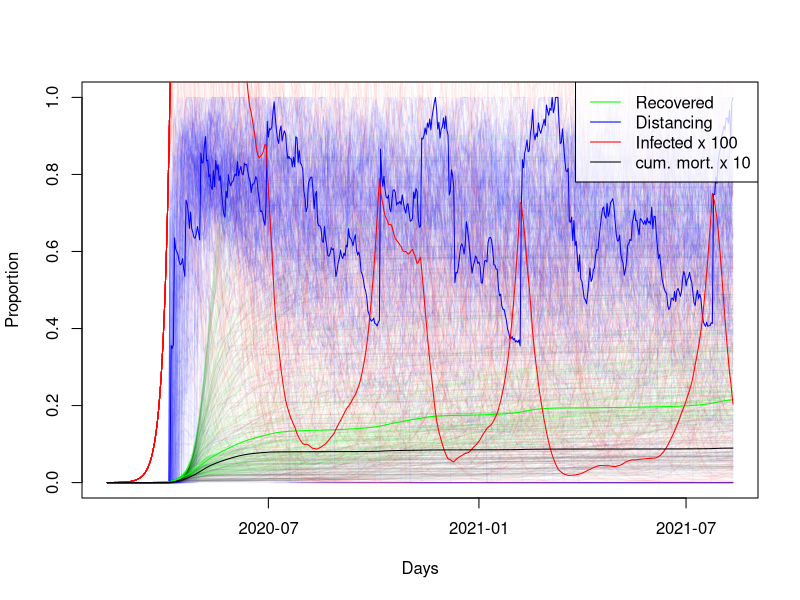
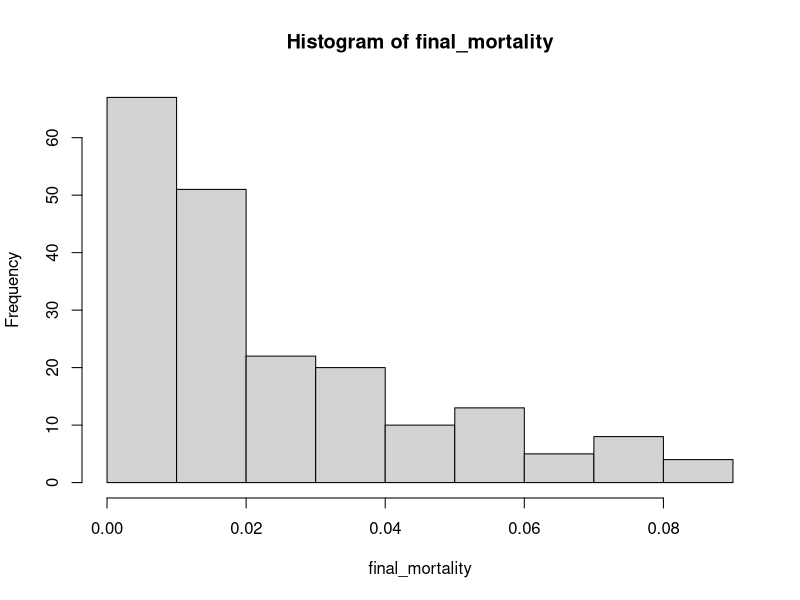

Reproduce these figures in R, in order.
## Simulation of management of Covid-19 outbreak in the UK.
library(nleqslv) # for nonlinear solver 'nleqslv'

# Parameters (unit: days) ------------------------------------------------------

## Parameters controlling disease dynamics:
incubation_time <- 5.1 # Period from infection to symptoms from Ferguson et al. 
incubation_time <- incubation_time +1 # fudge to reproduce R0 and generation time 
start_trans_symp <- incubation_time - 0.5 # Period from infection to the start of infectiousness for symptomatic cases Ferguson et al. 
start_trans_asymp <- start_trans_symp # Period from infection to the start of infectiousness for asymptomatic casesFerguson et al. 
prop_symptoms <- 0.2 # Proportion of infected people developing symptoms https://www.thelancet.com/journals/lancet/article/PIIS0140-6736(20)30567-5/fulltext
#prop_symptoms <- 1/3 # Ferguson et al. 
prop_critical <- 0.06 # Proportion of cases becoming critical # https://www.thelancet.com/journals/lancet/article/PIIS0140-6736(20)30567-5/fulltext
mean_generation_time <- 6.5 # Ferguson et al. 
#generation_time_alpha <- 3 # shape parameter of an assumed gamma distribution, https://academic.oup.com/biostatistics/article/12/2/303/280518
generation_time_alpha <- 2 # shape parameter of an assumed gamma distribution, fudge to reproduce r
R0 <- 2.4 # Basic reproductive number for the infection Ferguson et al. 
inf_symp_asymp_ratio <- 2  # ratio of symptomatic to asymptomatic, Ferguson et al.  
UK_population_size <- 66.44e6
pop_size <- UK_population_size

## Parameters controlling mortality:
case_fatality_rate_1 <- 0.009 # case fatality rate when hospitals below capacity
case_fatality_rate_2 <- 0.09 # case fatality rate when hospitals over capacity
hospitalization_rate <- 0.044 # proportion of cases needing hospitalisation
critical_care_rate <- 0.044 * 0.3 # proprtion of cases needing critical care
critical_care_hospital_time <- 10
# number of infected over number of critical care cases at any moment:
hospital_load_factor <- 
  critical_care_rate * critical_care_hospital_time / 
  mean_generation_time # Amount of load on the hospital system
critical_care_beds <- 8175 # uk number of respirators available
## Threshold for proportion infected:
critical_care_beds / (hospital_load_factor * pop_size) 

## Initial linear growth rate of epidemy:
# Formula assuming gamma distribution for generation time
r0 <- (R0^(1/generation_time_alpha)-1) * generation_time_alpha/mean_generation_time;
r0
# doubling time
#exp(r*T_double)==2 -> T_double == log(2)/r
T_double <- log(2)/r0; T_double # consistency check

## Policy and behaviour parameters:
policy_intervention_rate <- 1/6 # see timing of interventions here: https://lab.gedidigital.it/gedi-visual/2020/coronavirus-i-contagi-in-italia/

## For plotting results on date scale:
date_matching_cumulative_fatality <- 55
date_matching_cumulative_date <- as.Date("2020-03-16")

# Stages: set up population categories for the different classes of infected and uninfected people 
stages <- c(
  "S", # susceptible
  "Is1", # symptomatic infected no transmission
  "Is2", # symptomatic infected transmission
  "Ia1", # symptomatic asymptomatic no transmission
  "Ia2", # symptomatic asymptomatic transmission
  "R", # recovered or deceased
  c() )
n_stages <- length(stages)

# Infected stages
IStages <- c("Is1", "Is2", "Ia1", "Ia2")

# Infectious (test postive) stages
PStages <- c("Is2", "Ia2")


# Linear dynamics -------------------------------------------------------------

# Later we still need to adjust two parameters, which will be left open for now: 
# Is2_inf: infectiousness of the Is2 stage (which then scales other stages)
# rec_rate: recovery rate of transmitting individuals
# This adjustment is done using the full linear model such as to fit given values for R0 and mean_generation_time.

# Generate the "survival" part of the population matrix

SS_calc <- function(Is2_inf,rec_rate){
  SS <- matrix(0,nrow = n_stages,ncol= n_stages,
               dimnames = list(Next=stages,Current=stages) )
  SS["S","S"] <- 1
  SS["Is2","Is1"] <- 1/start_trans_symp
  SS["Is1","Is1"] <- 1-1/start_trans_symp
  SS["Ia2","Ia1"] <- 1/start_trans_asymp
  SS["Ia1","Ia1"] <- 1-1/start_trans_asymp
  SS["R","Ia2"] <- rec_rate
  SS["Ia2","Ia2"] <- 1-rec_rate
  SS["R","Is2"] <- rec_rate
  SS["Is2","Is2"] <- 1-rec_rate
  SS["R","R"] <- 1
  return(SS)
}

# Density independent factor of the "fertility" (= transmission) matrix
FF0_calc <- function(Is2_inf,rec_rate){
  FF0 <- matrix(0,nrow = n_stages,ncol= n_stages,
                dimnames = list(Next=stages,Current=stages) )
  FF0["Is1","Is2"] <- Is2_inf * prop_symptoms 
  FF0["Ia1","Is2"] <- Is2_inf * (1-prop_symptoms)
  FF0["Is1","Ia2"] <- Is2_inf * prop_symptoms  / inf_symp_asymp_ratio
  FF0["Ia1","Ia2"] <- Is2_inf * (1-prop_symptoms)  / inf_symp_asymp_ratio
  return(FF0)
}

# Calculate the "fertility" (= transmission) part of the population matrix
FF_calc <- function(Is2_inf,rec_rate){
  FF0 <- FF0_calc(Is2_inf,rec_rate)
  return(FF0 * pop_size)
}

## Decide which is the index of the eigenvalue determining linear growth rate:
eigenvalue_index <- function(eig_values){ # input is a list of eigenvalues
  w <- which(abs(eig_values)==eig_values & eig_values != 1)
  return(w[which.max(eig_values[w])])
}

get_mean_generation_time <- function(SS,FF){
  # See page 842 of Bienvenu, F.; Legendre, S. (2015). "A New Approach to the Generation Time in Matrix Population Models" (PDF). The American Naturalist. 185 (6): 834–843. doi:10.1086/681104. PMID 25996867.
  L <- SS+FF
  eig <- eigen(L)
  i <- eigenvalue_index(eig$values)
  w <- eig$vectors[,i]
  t_eig <- eigen(t(L))
  j <- min(which(abs(t_eig$values - eig$values[i])<1e-10))
  v <- t_eig$vectors[,j]
  if(abs(t(v) %*% w)<1e-10) {
    print(c(i,j))
    print(eig$values)
    print(t_eig$values)
    print(w)
    print(v)
    stop("Potential eigenvector index mixup")
  }
  T_gen <- 1 + (t(v) %*% SS %*% w) / (t(v) %*% FF %*% w) 
  return(T_gen)
}

## Calculates both R0 and mean generation time for given SS and FF:
R0_and_Tgen <- function(SS,FF){
  L <- SS + FF
  Tgen <- get_mean_generation_time(SS,FF)
  eig <- eigen(L[IStages,IStages])
  i <- eigenvalue_index(eig$values)
  r <- log(eig$values[i])
  # https://beast.community/estimating_R0
  # https://www.sciencedirect.com/science/article/pii/S1755436518300847
  generation_time_beta <- generation_time_alpha / Tgen
  R0 <- (1+r/generation_time_beta)^generation_time_alpha
  return(c(R0,Tgen))
}

# Calculate the difference between observed values for R0 and values calculated from the survival and transmission matrices
R0_and_Tgen_diff <- function(x){
  as.numeric(
    with(as.list(x),
         R0_and_Tgen(SS_calc(Is2_inf,rec_rate),FF_calc(Is2_inf,rec_rate)) - 
           c(R0,mean_generation_time) ))
}

# Initial values for Is2_inf and rec_rate
initialGuess <- c(Is2_inf=0.1/pop_size,rec_rate=0.01 )
# #Tests
# with(as.list(initialGuess),
#      SS_calc(Is2_inf,rec_rate)+FF_calc(Is2_inf,rec_rate))
# with(as.list(initialGuess),
#      get_mean_generation_time(SS_calc(Is2_inf,rec_rate),FF_calc(Is2_inf,rec_rate)))
# with(as.list(initialGuess),
#      R0_and_Tgen(SS_calc(Is2_inf,rec_rate),FF_calc(Is2_inf,rec_rate)))

# Differences between observed R0 and generation time calculated using the "initial guess" values and the observed values
R0_and_Tgen_diff(initialGuess)

## Generate values of Is2_inf and rec_rate which fit R0 and generation time
fit <- nleqslv(initialGuess,R0_and_Tgen_diff);
fit$message  # should be "Function criterion near zero" or "x-values within tolerance 'xtol'"
fit$x
## double check
with(as.list(fit$x),
     R0_and_Tgen(SS_calc(Is2_inf,rec_rate),FF_calc(Is2_inf,rec_rate)))

## Compute population matrices:
SS <- with(as.list(fit$x),SS_calc(Is2_inf,rec_rate))
FF <- with(as.list(fit$x),FF_calc(Is2_inf,rec_rate))
FF0 <- with(as.list(fit$x),FF0_calc(Is2_inf,rec_rate))
L <- SS + FF


linear_growth_rate <- # linear growth rate r should be around 0.2
  log(eigen(L[IStages,IStages])$values[1]) 
c(r0,linear_growth_rate) ## should be the same

# Non-linear dynamics ----------------------------------------------------------

# Set up matrix for numbers in each state at each timepoint
n_steps <- 365 * 1.5 #How long to simulate for
state <- matrix(0, nrow=n_steps+1, ncol=n_stages) 
colnames(state) <- stages
S_index <- which(stages == "S") # index of S stage
state[1,"Ia1"] <- 100 # Seed with some asymptotic cases
state[1,"S"] <- pop_size - sum(state[1,-S_index]) # Initial number of uninfected individuals
deaths <- rep(NA,n_steps+1) # deaths per step
deaths[1] <- 0

# Function to compute the number of deaths
compute_deaths <- function(state_snippet){
  total_infected <- sum(state_snippet[1,IStages])
  respirator_demand <- hospital_load_factor * total_infected
  with_respirator <- min(critical_care_beds, respirator_demand)
  without_respirator <- respirator_demand - with_respirator
  fatality_rate <-
    (with_respirator * case_fatality_rate_1 + without_respirator * case_fatality_rate_2)/
    respirator_demand
  rec <- state_snippet[2,"R"] - state_snippet[1,"R"]
  deaths <- rec * fatality_rate
  return(deaths)
}

# Simulate without policy interventions ----------------------------------------

for(i in 1:n_steps){
  Lx <- SS + FF0 * state[i,"S"]
  state[i+1,] <- Lx %*% state[i,]
  state[i+1,"S"] <- pop_size - sum(state[i+1,-S_index])
  deaths[i+1] <- compute_deaths(state[c(0,1)+i,])
}
date_matching_i <- sum(cumsum(deaths) <= date_matching_cumulative_fatality)

if(FALSE){ ## this passage is deactivated, used only for testing and model comparisons:
  ## Simulate without policy interventions
  plot(c(0),type="n",ylim=c(0,1),xlim=c(0,n_steps),xlab="Days",ylab="Proportion")
  lines((state[,"R"]-cumsum(deaths))/pop_size,col="black",type="l")
  lines(rowSums(state[,IStages])/pop_size,col="red",type="l")
  lines(cumsum(deaths)/pop_size*1e1,col="brown",type="l")
  legend(x="bottomright",
         legend = c("Recovered","Infected","cum. mortality x 10"),
         col=c("black","red","brown"),lty=1,bg=rgb(1,1,1,alpha = 0.4))
}

# Simulate policy interventions with uncertainty -------------------------------

dfac <- rep(NA,n_steps+1) # social distancing factor, scales infection rate
dfac[1] <- 1 # Value 1 corresponds to no distancing, the initial assumption
growth_rate <- linear_growth_rate # growth_rate is adjusted in simulations to inform policy
n_runs <- 200 # How often to repeat simulation
if(!exists("plotting")) plotting <- TRUE # set to FALSE if plotting takes too much time
other_runs_alpha <- 10/n_runs # Intensity of plotting all but last simulation
final_mortality <- rep(NA,n_runs) # Record total mortality at end of each simulation
final_immunization <- rep(NA,n_runs) # Record total immunication rate at end of each simulation

# Prepare plot of results:
dates <- date_matching_cumulative_date-date_matching_i+seq(0,n_steps)
plot(dates,rep(0,n_steps+1),type="n",ylim=c(0,1),xlab="Days",ylab="Proportion")

# run n_runs simulations
for(run in 1:n_runs){
  policy_intervention_times <- c()
  for(i in 1:n_steps){
    dfac[i+1] <- 1-exp(min(0,(log(1-dfac[i])+rnorm(1,-1/(30*6),1/30)))) # decline of compliance
    if(runif(1)< policy_intervention_rate){# adjust policy:
      if(state[i,"Is2"]/pop_size > 0.0005 && growth_rate > 0){ # more measures
        dfac[i+1] <- dfac[i+1] * runif(1,0.2,1) # outcome is uncertain
        policy_intervention_times <-
          append(policy_intervention_times,i)
      }else if(dfac[i+1] < 1 && state[i,"Is2"]/pop_size < 0.0001 && growth_rate <  0){ # less measures
        dfac[i+1] <- min(1,dfac[i+1]*runif(1,1,2)) # outcome uncertain
        policy_intervention_times <-
          append(policy_intervention_times,i)
      }
    }
    Lx <- SS + FF0 * state[i,"S"] * dfac[i+1]
    state[i+1,] <- Lx %*% state[i,]
    state[i+1,"S"] <- pop_size - sum(state[i+1,-S_index])
    deaths[i+1] <- compute_deaths(state[c(0,1)+i,])
    growth_rate <- log(sum(state[i+1,PStages])/sum(state[i,PStages]))
  }
  if(plotting || run == n_runs){
    line_alpha <- ifelse(run > n_runs-1,1,other_runs_alpha)*255
    plotcol <- do.call(rgb,as.list(c(col2rgb("green"),alpha=line_alpha,max = 255)))
    lines(dates,(state[,"R"]-cumsum(deaths))/pop_size,col=plotcol,type="l")
    plotcol <- do.call(rgb,as.list(c(col2rgb("blue"),alpha=line_alpha,max = 255)))
    lines(dates,1-dfac,col=plotcol,type="l")
    plotcol <- do.call(rgb,as.list(c(col2rgb("red"),alpha=line_alpha,max = 255)))
    lines(dates,100*rowSums(state[,IStages])/pop_size,col=plotcol,type="l")
    plotcol <- do.call(rgb,as.list(c(col2rgb("black"),alpha=line_alpha,max = 255)))
    lines(dates,cumsum(deaths)/pop_size * 1e1,col=plotcol,type="l")
  }
  final_mortality[run] <- sum(deaths)/pop_size
  final_immunization[run] <- 
    (state[n_steps,"R"]-sum(deaths))/(pop_size-sum(deaths))
}
for(t in policy_intervention_times){
  lines(c(t,t),c(0,1), col="black", lty=3)
}
legend(x="topright",
       legend = c("Recovered","Distancing","Infected x 100","cum. mort. x 10"),
       col=c("green","blue","red","black"),lty=1,bg=rgb(1,1,1,alpha = 0.8))
#plot(final_immunization,final_mortality,pch="+",cex=0.3)
hist(final_mortality)
